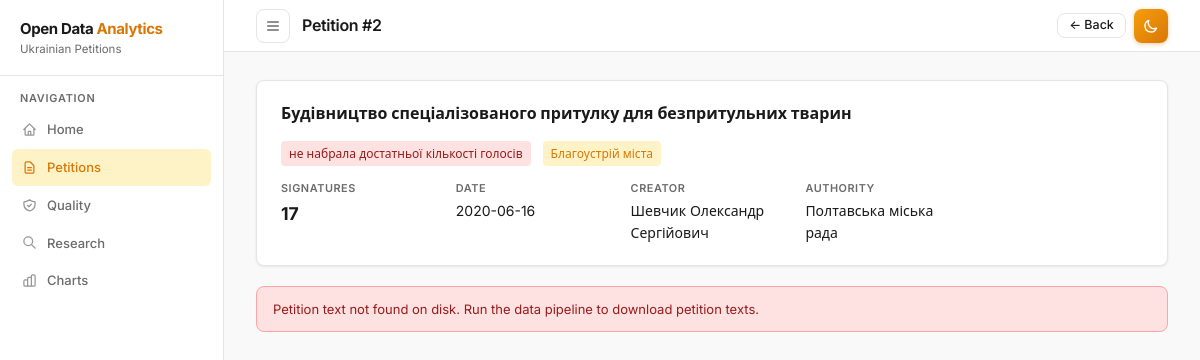
Screenshot of /ui/petition/2 with the database file from the repository.
### tables this page shows
CREATE TABLE "petitions" (
"uid" INTEGER,
  "kind" TEXT,
  "title" TEXT,
  "url" TEXT,
  "text" TEXT,
  "authorityName" TEXT,
  "authorityId" INTEGER,
  "authorityCattutc" TEXT,
  "DateStartPetition" TEXT,
  "count" INTEGER,
  "creator" TEXT,
  "status" TEXT,
  "answerDate" TEXT,
  "answerUrl" TEXT,
  "answerText" TEXT
);

### src/web/app.py (the view)
@app.get("/ui/petition/{uid}", response_class=HTMLResponse)
async def ui_petition_text(request: Request, uid: int):
    try:
        petition = petition_by_uid(uid)
    except Exception:
        raise HTTPException(404, "DB not ready.")
    if not petition:
        raise HTTPException(404, "Petition not found.")
    text_content = ""
    filename = petition.get("text", "") or ""
    if filename:
        text_path = PETITIONS_DIR / filename
        if text_path.exists():
            text_content = text_path.read_text(encoding="utf-8-sig")
    return templates.TemplateResponse(
        name="petition_text.html",
        request=request,
        context={
            "request": request,
            "petition": petition,
            "text_content": text_content,
            "active_page": "petitions",
        },
    )

### src/web/templates/petition_text.html (shortened to what this page needs)
{% extends "base.html" %}
{% block page_title %}Petition #{{ petition.uid }}{% endblock %}
{% block topbar_actions %}
<a href="javascript:history.length > 1 ? history.back() : (location.href='/ui/petitions')"
   class="btn btn-ghost btn-sm">
  ← Back
</a>
{% endblock %}
{% block content %}
<div class="card" style="margin-bottom:1.25rem">
  <h2 style="font-size:1rem;font-weight:700;line-height:1.5;color:var(--text-primary);margin-bottom:1rem">
    {{ petition.title }}
  </h2>
  <div style="display:flex;flex-wrap:wrap;gap:.375rem .75rem;margin-bottom:.875rem">
    {% if petition.status == 'з відповіддю' %}
      <span class="badge badge-ok">{{ petition.status }}</span>
    {% else %}
      <span class="badge badge-no">{{ petition.status }}</span>
    {% endif %}
    <span class="badge" style="background:var(--accent-light);color:var(--accent)">{{ petition.kind }}</span>
  </div>
  <div style="display:grid;grid-template-columns:repeat(auto-fill,minmax(160px,1fr));gap:.5rem .75rem">
    <div>
      <div style="font-size:.68rem;font-weight:600;color:var(--text-secondary);text-transform:uppercase;letter-spacing:.05em;margin-bottom:.15rem">Signatures</div>
      <div style="font-size:1.1rem;font-weight:700;color:var(--text-primary)">{{ petition.count | int | string if petition.count else '—' }}</div>
    </div>
    <div>
      <div style="font-size:.68rem;font-weight:600;color:var(--text-secondary);text-transform:uppercase;letter-spacing:.05em;margin-bottom:.15rem">Date</div>
      <div style="font-size:.875rem;color:var(--text-primary)">{{ petition.DateStartPetition or '—' }}</div>
    </div>
    <div>
      <div style="font-size:.68rem;font-weight:600;color:var(--text-secondary);text-transform:uppercase;letter-spacing:.05em;margin-bottom:.15rem">Creator</div>
      <div style="font-size:.875rem;color:var(--text-primary)">{{ petition.creator or '—' }}</div>
    </div>
    {% if petition.authorityName %}
    <div>
      <div style="font-size:.68rem;font-weight:600;color:var(--text-secondary);text-transform:uppercase;letter-spacing:.05em;margin-bottom:.15rem">Authority</div>
      <div style="font-size:.875rem;color:var(--text-primary)">{{ petition.authorityName }}</div>
    </div>
    {% endif %}
  </div>
</div>
{% if text_content %}
<div class="card" style="margin-bottom:1.25rem">
  <div class="card-title" style="margin-bottom:1rem">Petition Text</div>
  <div style="
    font-size:.9rem;
    line-height:1.8;
    color:var(--text-primary);
    white-space:pre-wrap;
    word-break:break-word;
    max-width:72ch;
    font-family:'Inter',system-ui,sans-serif;
  ">{{ text_content }}</div>
</div>
{% else %}
<div class="alert alert-error" style="margin-bottom:1.25rem">
  Petition text not found on disk. Run the data pipeline to download petition texts.
</div>
{% endif %}
{% endblock %}

### src/web/templates/base.html (style rules this page uses)
:root { --bg: #f9f9f9; --surface: #ffffff; --border: #e5e5e5; --text-primary: #1a1a1a; --text-secondary: #6b6b6b; --accent: #d97706; --accent-hover: #b45309; --accent-light: #fef3c7; --accent-light2: #fffbeb; --radius: 8px; --shadow: 0 1px 3px rgba(0,0,0,0.08); --sidebar-w: 224px; --topbar-h: 52px; --overlay-bg: rgba(0,0,0,0.4); }
*, *::before, *::after { box-sizing: border-box; margin: 0; padding: 0; }
html { height: 100%; }
body { font-family: 'Inter', system-ui, -apple-system, sans-serif; background: var(--bg); color: var(--text-primary); line-height: 1.6; font-size: 14px; height: 100%; transition: background 0.2s, color 0.2s; }
.card { background: var(--surface); border: 1px solid var(--border); border-radius: var(--radius); box-shadow: var(--shadow); padding: 1.25rem 1.5rem; margin-bottom: 1.25rem; transition: background 0.2s, border-color 0.2s; }
.badge { display: inline-flex; align-items: center; padding: 0.18rem 0.5rem; border-radius: 4px; font-size: 0.75rem; font-weight: 500; white-space: nowrap; }
.badge-no { background: #fee2e2; color: #991b1b; }
.btn { display: inline-flex; align-items: center; gap: 0.4rem; padding: 0.475rem 0.9rem; border: none; border-radius: var(--radius); font-family: inherit; font-size: 0.8125rem; font-weight: 500; cursor: pointer; text-decoration: none; transition: opacity 0.12s, transform 0.1s; line-height: 1; white-space: nowrap; }
.btn-ghost { background: transparent; border: 1px solid var(--border); color: var(--text-primary); }
.btn-sm { padding: 0.35rem 0.7rem; font-size: 0.78rem; }
.alert { padding: 0.75rem 1rem; border-radius: var(--radius); font-size: 0.8125rem; margin-bottom: 1rem; }
.alert-error { background: #fee2e2; color: #991b1b; border: 1px solid #fca5a5; }

### rows the page displays
petitions: uid "2", title "Будівництво спеціалізованого притулку для безпритульних тварин", status "не набрала достатньої кількості голосів", kind "Благоустрій міста", count "17", DateStartPetition "2020-06-16", creator "Шевчик Олександр Сергійович", authorityName "Полтавська міська рада"
